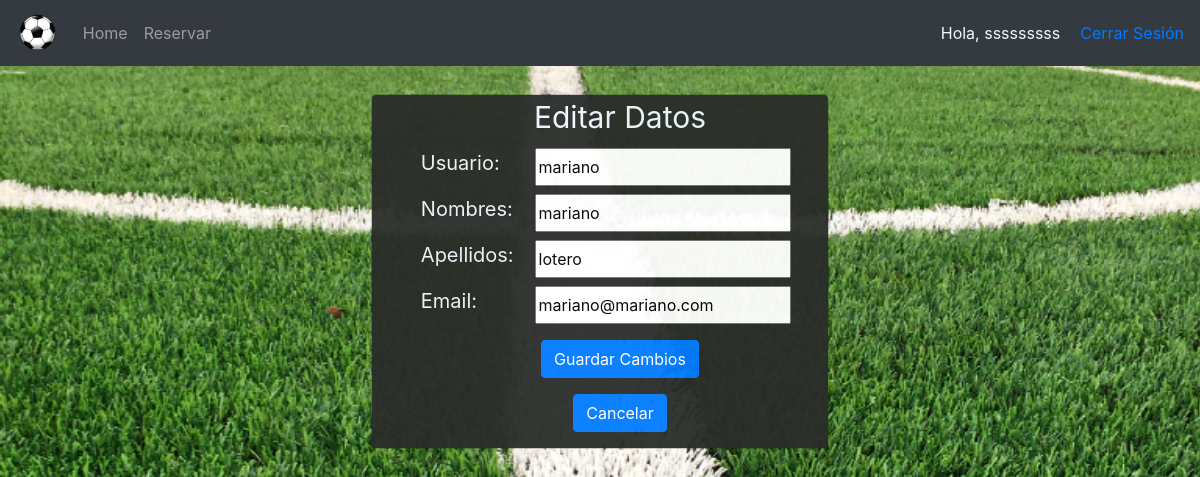
The page /editar_user/1 (signed in) on the database as committed earlier.
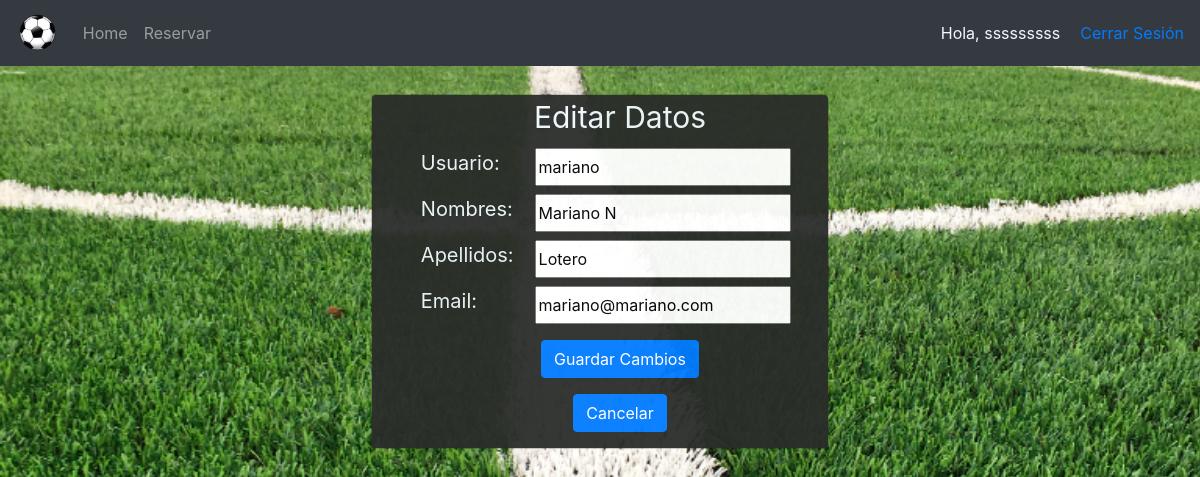
The same page on the database as committed later.
### users/models.py (models this page shows, shortened)
class Usuario(AbstractBaseUser, PermissionsMixin):
    username = models.CharField("Usuario", unique=True, max_length=50)
    first_name = models.CharField("Nombres", max_length=200)
    surname = models.CharField("Apellidos", max_length=200)
    dni = models.CharField("Dni", unique=True, max_length=8)
    email = models.EmailField(_('email address'), unique=True)
    is_staff = models.BooleanField(default=False)
    is_active = models.BooleanField(default=True)
    date_joined = models.DateTimeField(default=timezone.now)
    USERNAME_FIELD = 'username'
    REQUIRED_FIELDS = ['email' ,'dni', 'first_name' , 'surname']
    objects = CustomUserManager()

### users/views.py (the view)
# urls.py: path('editar_user/<int:user_id>', UsuariosViews.edit_user, name="editar_user"),
    @login_required
    def edit_user(request, user_id):
        usuario = Usuario.objects.filter(id=user_id).first()
        form = CustomUserChangeForm(instance=usuario)
        return render(request, "accounts/registrados/editar_user.html", {"form":form, "usuario":usuario})

### users/forms.py
class CustomUserChangeForm(UserChangeForm):
    class Meta:
        model = Usuario
        fields = ('username', 'first_name', 'surname','email',)

### templates/accounts/registrados/editar_user.html (shortened to what this page needs)
{% extends 'accounts/header.html' %}
{% load static %}
{% block content %}
<link rel="stylesheet" type="text/css" href="{% static '/css/fomulario.css' %}">
<div class="modal-dialog text-center">
    <div class="col-sm-11 main-section">
        <div class="modal-content">
            <label style="margin-left: 40px;font-size: 30px; color: aliceblue;">Editar Datos</label>
            <form method="POST" action="{% url 'actualizar_user' user.id %}" class="col-12">
                <div class="input-group mb-2">
                    <div class="input-group-append col-md-4">
                        <label style="font-size:20px;color: aliceblue;">Usuario: </label>
                    </div>
                    {{form.username}}
                </div>
                <div class="input-group mb-2">
                    <div class="input-group-append col-md-4" >
                        <label style="font-size:20px;color: aliceblue;">Nombres:</label>
                    </div>
                    {{form.first_name}}
                </div>
                <div class="input-group mb-2">
                    <div class="input-group-append col-md-4">
                        <label style="font-size:20px;color: aliceblue;">Apellidos: </label>
                    </div>
                    {{form.surname}}
                </div>
                <div class="input-group mb-2">
                    <div class="input-group-append col-md-4">
                        <label style="font-size:20px;color: aliceblue;">Email: </label>
                    </div>
                    {{form.email}}
                </div>
                <div class="d-flex justify-content-center mt-3 login_container" style="margin-left: 40px;">
                    <input type="submit" value="Guardar Cambios" class="btn btn-primary">
                </div>
                <div class="d-flex justify-content-center mt-3 login_container" style="margin-left: 40px;">
                    <a class="btn btn-primary" href="http://127.0.0.1:8000/Perfil/">Cancelar</a>
                </div>
            </form>
        </div>
    </div>
</div>
{% endblock %}

Rows that differ between the two databases and show on the page:
changed Usuario "mariano": first_name "mariano" → "Mariano N"; surname "lotero" → "Lotero"
